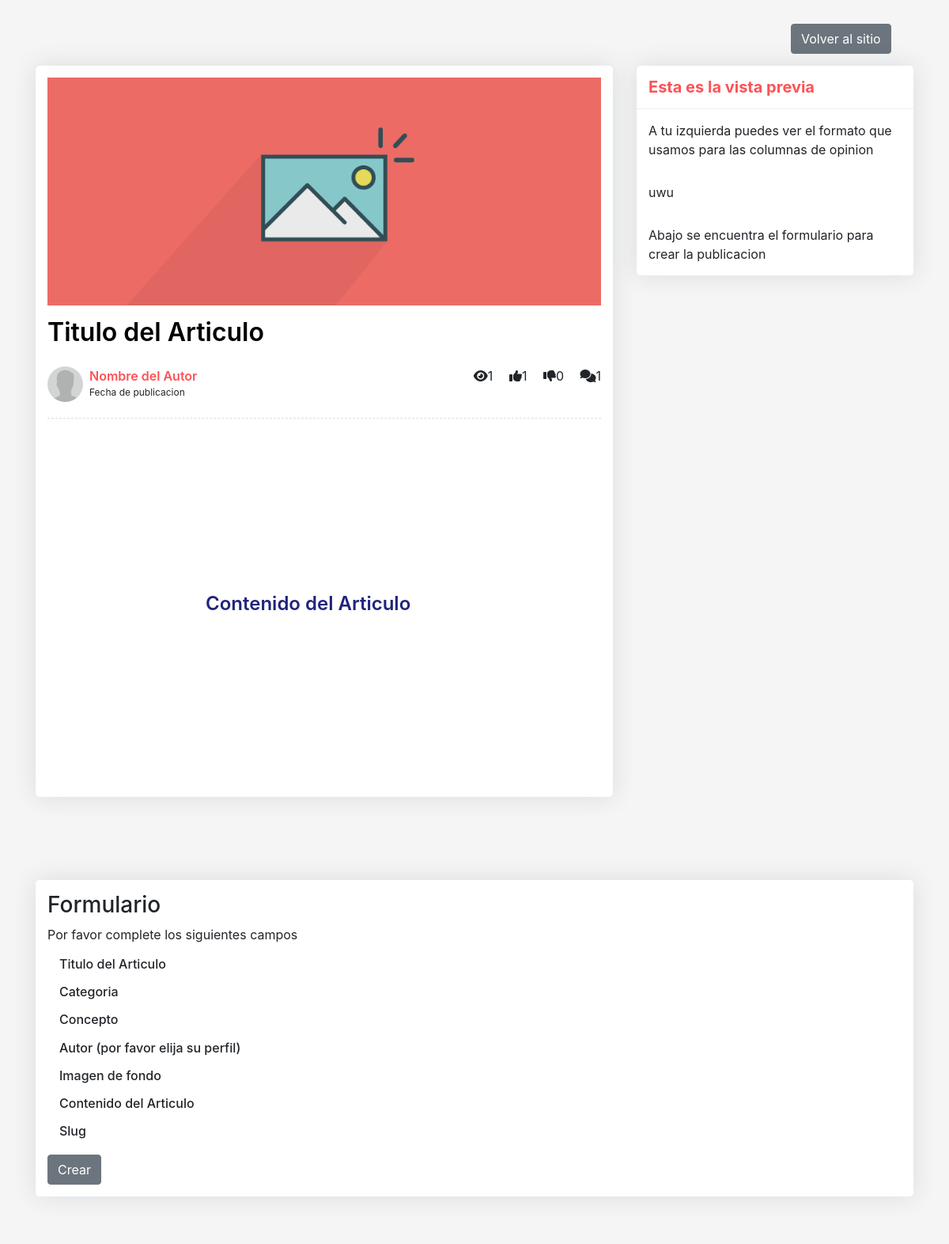
Page /post-de-prueba-holi/update/ on the committed database.
### posts/models.py (models this page shows, shortened)
class Post(models.Model):
    title = models.CharField(max_length=100)
    categoria = models.CharField(max_length=200, null=True, choices=CATEGORIAS)
    concepto = models.CharField(max_length=200, choices=TODOS_LOS_CONCEPTOS, null=True)
    content = RichTextField(blank=True, null=True)
    thumbnail = models.ImageField(blank=True, null=True)
    publish_date = models.DateTimeField(auto_now_add=True)
    last_update = models.DateTimeField(auto_now = True)
    author = models.ForeignKey(User, on_delete=models.CASCADE)
    slug = models.SlugField(max_length=200,unique=True)
    @property
    def get_comment_count(self):
        return self.comment_set.all().count()
    @property
    def get_view_count(self):
        return self.postview_set.all().count()
    @property
    def get_like_count(self):
        return self.like_set.all().count()
    @property
    def get_dislike_count(self):
        return self.dislike_set.all().count()

### posts/views.py (the view)
# urls.py: path('<slug>/update/', PostUpdateView.as_view(), name='update'),
class PostUpdateView(UpdateView):
    form_class = PostForm
    model = Post
    success_url = '/'
    def get_context_data(self, **kwargs):
        context = super().get_context_data(**kwargs)
        context.update({
            'view_type': 'create'
        })
        return context

### posts/models.py (called while the page is built)
    def __str__(self):
        return str(self.username)

### templates/posts/post_form.html (shortened to what this page needs)
{% load static %}
{% load crispy_forms_tags %}
<!DOCTYPE html>
<html lang="en">
<head>
        <link rel="stylesheet" href="{% static '/css/estilos.css' %}">
        <link rel="stylesheet" href="https://cdn.jsdelivr.net/npm/bootstrap@4.5.3/dist/css/bootstrap.min.css">
</head>
<body>
    <div class="blog-single gray-bg">
        <div class="detail-volver">
            <a href="{% url 'list' %}" class="btn btn-secondary offset-10" >
                Volver al sitio
            </a>
        </div>
        <div class="container">
            <div class="row align-items-start">
                <div class="col-lg-8 m-15px-tb">
                    <article class="article">
                        <div class="article-img">
                            <img src="{% static '/img/img-ejemplo.png' %}" title="" alt="img-elegida-usuario">
                        </div>
                        <div class="article-title">
                            <h2>Titulo del Articulo</h2>
                            <div class="media">
                                <div class="avatar">
                                    <img src="{% static '/img/img-perfil-ejemplo.jpg' %}" title="" alt="foto-perfil-usuario">
                                </div>
                                <div class="media-body">
                                    <label>Nombre del Autor</label>
                                    <span>Fecha de publicacion</span>
                                </div>
                                <div>
                                    <span><i class = 'fas fa-eye ml-3'></i>{{ object.get_view_count }}</span>
                                    <span><i class = 'fas fa-thumbs-up ml-3'></i>{{ object.get_like_count }}</span>
                                    <span><i class = 'fas fa-thumbs-down ml-3'></i>{{ object.get_dislike_count }}</span>
                                    <span><i class = 'fas fa-comments ml-3'></i>{{ object.get_comment_count }}</span>
                                </div>
                            </div>
                        </div>
                        <div class="article-content">
                            <h4 style="padding: 200px 200px 200px 200px ; ">Contenido del Articulo</h4>
                        </div>
                    </article>
                </div>
                <div class="col-lg-4 m-15px-tb blog-aside">
                    <div class="widget widget-author">
                        <div class="widget-title">
                            <h3>Esta es la vista previa</h3>
                        </div>
                        <div class="widget-body">
                            <p>A tu izquierda puedes ver el formato que usamos para las columnas de opinion</p>
                        </div>
                        <div class="widget-body">
                            <p>uwu</p>
                        </div>
                        <div class="widget-body">
                            <p>Abajo se encuentra el formulario para crear la publicacion</p>
                        </div>
                    </div>
                            </div>
                        </div>
                    </div>
                </div>
    <div class="blog-single gray-bg">
        <div class="container">
                <form method="POST" enctype= 'multipart/form-data'>
                <div class="contact-form article">
                    <h3>Formulario</h3>
                    <p>Por favor complete los siguientes campos</p>
                        <div class="col-md-9">
                            <div class="form-group">
                                <h6>Titulo del Articulo</h6>
                            </div>
                            <div class="form-group">
                                <h6>Categoria</h6>
                            </div>
                            <div class="form-group">
                                <h6>Concepto</h6>
                            </div>
                            <div class="form-group">
                                <h6>Autor (por favor elija su perfil)</h6>
                            </div>
                            <div class="form-group">
                                <h6>Imagen de fondo</h6>
                            </div>
                            <div class="form-group">
                                <h6>Contenido del Articulo</h6>
                            </div>
                            <div class="form-group">
                                <h6>Slug</h6>
                            </div>
                        </div>
                        <div class="send">
                            <button class = 'btn btn-secondary' type= 'submit'>Crear</button>
                        </div>
                </div>
            </form>
        </div>
    </div>
</body>

### static/css/estilos.css (style rules this page uses)
* { margin: 0; padding: 0; box-sizing: border-box; }
body { font-family: 'open sans'; }
body { font-family: "Lato", sans-serif; }
body { margin-top:20px; }
.gray-bg { background-color: #f5f5f5; }
.blog-aside .widget { box-shadow: 0 0 30px rgba(31, 45, 61, 0.125); border-radius: 5px; overflow: hidden; background: #ffffff; margin-top: 15px; margin-bottom: 15px; width: 100%; display: inline-block; vertical-align: top; }
.blog-aside .widget-body { padding: 15px; }
.blog-aside .widget-title { padding: 15px; border-bottom: 1px solid #eee; }
.blog-aside .widget-title h3 { font-size: 20px; font-weight: 700; color: #fc5356; margin: 0; }
.blog-aside .widget-author p { font-size: 16px; margin: 0; }
.blog-single { padding-top: 30px; padding-bottom: 30px; }
.article { box-shadow: 0 0 30px rgba(31, 45, 61, 0.125); border-radius: 5px; overflow: hidden; background: #ffffff; padding: 15px; margin: 15px 0 30px; }
.article .article-title { padding: 15px 0 20px; }
.article .article-title h2 { color: #000000; font-weight: 600; }
.article .article-title .media { padding-top: 15px; border-bottom: 1px dashed #ddd; padding-bottom: 20px; }
.article .article-title .media .avatar { width: 45px; height: 45px; border-radius: 50%; overflow: hidden; }
.article .article-title .media .media-body { padding-left: 8px; }
.article .article-title .media .media-body label { font-weight: 600; color: #fc5356; margin: 0; }
.article .article-title .media .media-body span { display: block; font-size: 12px; }
.article .article-content h1, .article .article-content h2, .article .article-content h3, .article .article-content h4, .article .article-content h5, .article .article-content h6 { color: #20247b; font-weight: 600; margin-bottom: 15px; }
img { max-width: 100%; }
img { vertical-align: middle; border-style: none; }
.contact-form .send { margin-top: 20px; }

### rows in the picture
Post: get_view_count "1", get_like_count "1", get_dislike_count "0", get_comment_count "1"
